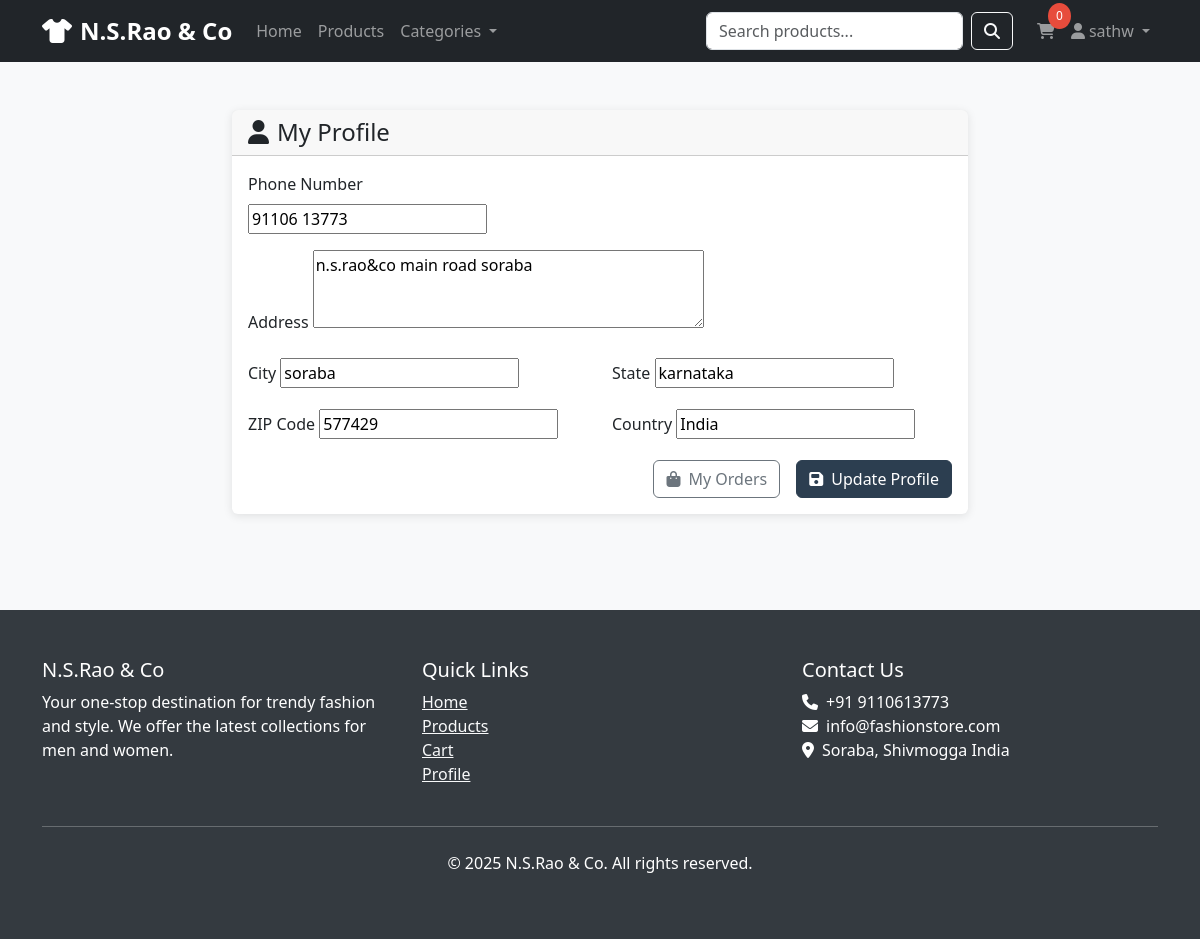
/profile/ (signed in), run on the app's committed database.
### shop_app/models.py (models this page shows, shortened)
class UserProfile(models.Model):
    user = models.OneToOneField(User, on_delete=models.CASCADE)
    phone = models.CharField(max_length=15, blank=True)
    address = models.TextField(blank=True)
    city = models.CharField(max_length=100, blank=True)
    state = models.CharField(max_length=100, blank=True)
    zip_code = models.CharField(max_length=10, blank=True)
    country = models.CharField(max_length=100, default='India')
    created_at = models.DateTimeField(auto_now_add=True)
    updated_at = models.DateTimeField(auto_now=True)

### shop_app/views.py (the view)
# urls.py: path('profile/', views.profile, name='profile'),
@login_required
def profile(request):
    try:
        profile = request.user.userprofile
    except UserProfile.DoesNotExist:
        profile = UserProfile.objects.create(user=request.user)
    if request.method == 'POST':
        form = UserProfileForm(request.POST, instance=profile)
        if form.is_valid():
            form.save()
            messages.success(request, 'Profile updated successfully!')
            return redirect('shop:profile')
    else:
        form = UserProfileForm(instance=profile)
    return render(request, 'shop_app/profile.html', {'form': form})

### shop_app/forms.py
class UserProfileForm(forms.ModelForm):
    class Meta:
        model = UserProfile
        fields = ['phone', 'address', 'city', 'state', 'zip_code', 'country']
        widgets = {
            'phone': forms.TextInput(attrs={'placeholder': 'Phone Number'}),
            'address': forms.Textarea(attrs={'rows': 3, 'placeholder': 'Your address'}),
            'city': forms.TextInput(attrs={'placeholder': 'City'}),
            'state': forms.TextInput(attrs={'placeholder': 'State'}),
            'zip_code': forms.TextInput(attrs={'placeholder': 'ZIP Code'}),
            'country': forms.TextInput(attrs={'placeholder': 'Country'}),
        }

### template/shop_app/profile.html (shortened to what this page needs)
{% extends 'shop_app/base.html' %}
{% block content %}
<div class="container py-5">
    <div class="row">
        <div class="col-lg-8 mx-auto">
            <div class="card">
                <div class="card-header">
                    <h4 class="mb-0"><i class="fas fa-user me-2"></i>My Profile</h4>
                </div>
                <div class="card-body">
                    <form method="POST">
                        <div class="row">
                            <div class="col-md-6 mb-3">
                                <label for="{{ form.phone.id_for_label }}" class="form-label">Phone Number</label>
                                {{ form.phone }}
                            </div>
                        </div>
                        <div class="mb-3">
                            <label for="{{ form.address.id_for_label }}" class="form-label">Address</label>
                            {{ form.address }}
                        </div>
                        <div class="row">
                            <div class="col-md-6 mb-3">
                                <label for="{{ form.city.id_for_label }}" class="form-label">City</label>
                                {{ form.city }}
                            </div>
                            <div class="col-md-6 mb-3">
                                <label for="{{ form.state.id_for_label }}" class="form-label">State</label>
                                {{ form.state }}
                            </div>
                        </div>
                        <div class="row">
                            <div class="col-md-6 mb-3">
                                <label for="{{ form.zip_code.id_for_label }}" class="form-label">ZIP Code</label>
                                {{ form.zip_code }}
                            </div>
                            <div class="col-md-6 mb-3">
                                <label for="{{ form.country.id_for_label }}" class="form-label">Country</label>
                                {{ form.country }}
                            </div>
                        </div>
                        <div class="d-grid gap-2 d-md-flex justify-content-md-end">
                            <a href="{% url 'shop:order_history' %}" class="btn btn-outline-secondary me-md-2">
                                <i class="fas fa-shopping-bag me-2"></i>My Orders
                            </a>
                            <button type="submit" class="btn btn-primary">
                                <i class="fas fa-save me-2"></i>Update Profile
                            </button>
                        </div>
                    </form>
                </div>
            </div>
        </div>
    </div>
</div>
{% endblock %}

### template/shop_app/base.html (shortened to what this page needs)
<!DOCTYPE html>
<html lang="en">
<head>
    <link href="https://cdn.jsdelivr.net/npm/bootstrap@5.3.0/dist/css/bootstrap.min.css" rel="stylesheet">
    <link rel="stylesheet" href="https://cdnjs.cloudflare.com/ajax/libs/font-awesome/6.4.0/css/all.min.css">
</head>
<body>
    <nav class="navbar navbar-expand-lg navbar-dark bg-dark">
        <div class="container">
            <a class="navbar-brand" href="{% url 'shop:home' %}">
                <i class="fas fa-tshirt me-2"></i>N.S.Rao & Co
            </a>
            <div class="collapse navbar-collapse" id="navbarNav">
                <ul class="navbar-nav me-auto">
                    <li class="nav-item">
                        <a class="nav-link" href="{% url 'shop:home' %}">Home</a>
                    </li>
                    <li class="nav-item">
                        <a class="nav-link" href="{% url 'shop:product_list' %}">Products</a>
                    </li>
                    <li class="nav-item dropdown">
                        <a class="nav-link dropdown-toggle" href="#" role="button" data-bs-toggle="dropdown">
                            Categories
                        </a>
                    </li>
                </ul>
                <form class="d-flex search-form me-3" method="GET" action="{% url 'shop:product_list' %}">
                    <input class="form-control me-2" type="search" name="search" placeholder="Search products..." value="{{ search_query|default:'' }}">
                    <button class="btn btn-outline-light" type="submit">
                        <i class="fas fa-search"></i>
                    </button>
                </form>
                <ul class="navbar-nav">
                    <li class="nav-item position-relative">
                        <a class="nav-link" href="{% url 'shop:cart' %}">
                            <i class="fas fa-shopping-cart"></i>
                            <span class="cart-badge" id="cart-count">0</span>
                        </a>
                    </li>
                    {% if user.is_authenticated %}
                    <li class="nav-item dropdown">
                        <a class="nav-link dropdown-toggle" href="#" role="button" data-bs-toggle="dropdown">
                            <i class="fas fa-user me-1"></i>{{ user.username }}
                        </a>
                    </li>
                    {% endif %}
                </ul>
            </div>
        </div>
    </nav>
    <main>
        {% block content %}{% endblock %}
    </main>
    <footer class="footer">
        <div class="container">
            <div class="row">
                <div class="col-md-4">
                    <h5>N.S.Rao & Co</h5>
                    <p>Your one-stop destination for trendy fashion and style. We offer the latest collections for men and women.</p>
                </div>
                <div class="col-md-4">
                    <h5>Quick Links</h5>
                    <ul class="list-unstyled">
                        <li><a href="{% url 'shop:home' %}" class="text-light">Home</a></li>
                        <li><a href="{% url 'shop:product_list' %}" class="text-light">Products</a></li>
                        <li><a href="{% url 'shop:cart' %}" class="text-light">Cart</a></li>
                        {% if user.is_authenticated %}
                        <li><a href="{% url 'shop:profile' %}" class="text-light">Profile</a></li>
                        {% else %}
                        <li><a href="{% url 'login' %}" class="text-light">Login</a></li>
                        {% endif %}
                    </ul>
                </div>
                <div class="col-md-4">
                    <h5>Contact Us</h5>
                    <p>
                        <i class="fas fa-phone me-2"></i>+91 9110613773<br>
                        <i class="fas fa-envelope me-2"></i>info@fashionstore.com<br>
                        <i class="fas fa-map-marker-alt me-2"></i>Soraba, Shivmogga India
                    </p>
                </div>
            </div>
            <hr class="my-4">
            <div class="text-center">
                <p>&copy; 2025 N.S.Rao & Co. All rights reserved.</p>
            </div>
        </div>
    </footer>
</body>
</html>

### template/shop_app/base.html (style rules this page uses)
:root { --primary-color: #2c3e50; --secondary-color: #e74c3c; --accent-color: #3498db; --light-gray: #f8f9fa; --dark-gray: #343a40; }
body { font-family: 'Segoe UI', Tahoma, Geneva, Verdana, sans-serif; background-color: #f8f9fa; }
.navbar-brand { font-weight: bold; font-size: 1.5rem; }
.navbar-nav .nav-link { font-weight: 500; transition: color 0.3s ease; }
.card { border: none; box-shadow: 0 2px 10px rgba(0,0,0,0.1); transition: transform 0.3s ease, box-shadow 0.3s ease; }
.btn-primary { background-color: var(--primary-color); border-color: var(--primary-color); }
.footer { background-color: var(--dark-gray); color: white; padding: 3rem 0; margin-top: 3rem; }
.cart-badge { position: absolute; top: -8px; right: -8px; background-color: var(--secondary-color); color: white; border-radius: 50%; padding: 0.25rem 0.5rem; font-size: 0.75rem; }
.search-form { max-width: 400px; }

### template/shop_app/profile.html (style rules this page uses)
.form-control, .form-select { border-radius: 0.375rem; }
.btn-primary { background-color: var(--primary-color); border-color: var(--primary-color); }

### data on the page
UserProfile: phone "91106 13773", address "n.s.rao&co main road soraba", city "soraba", state "karnataka", zip_code "577429", country "India"

### other printed values
{{ user.username }} "sathw"
